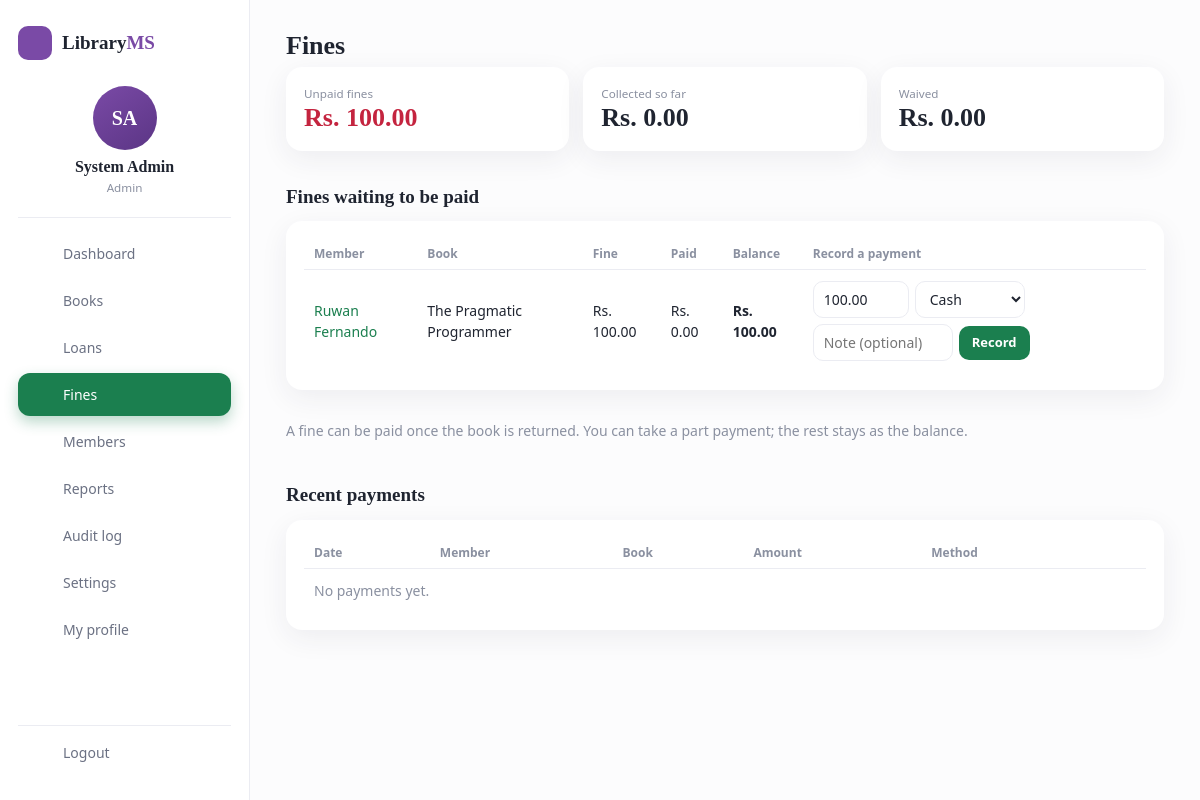
The app's page /index.php?url=fines (signed in), older data.
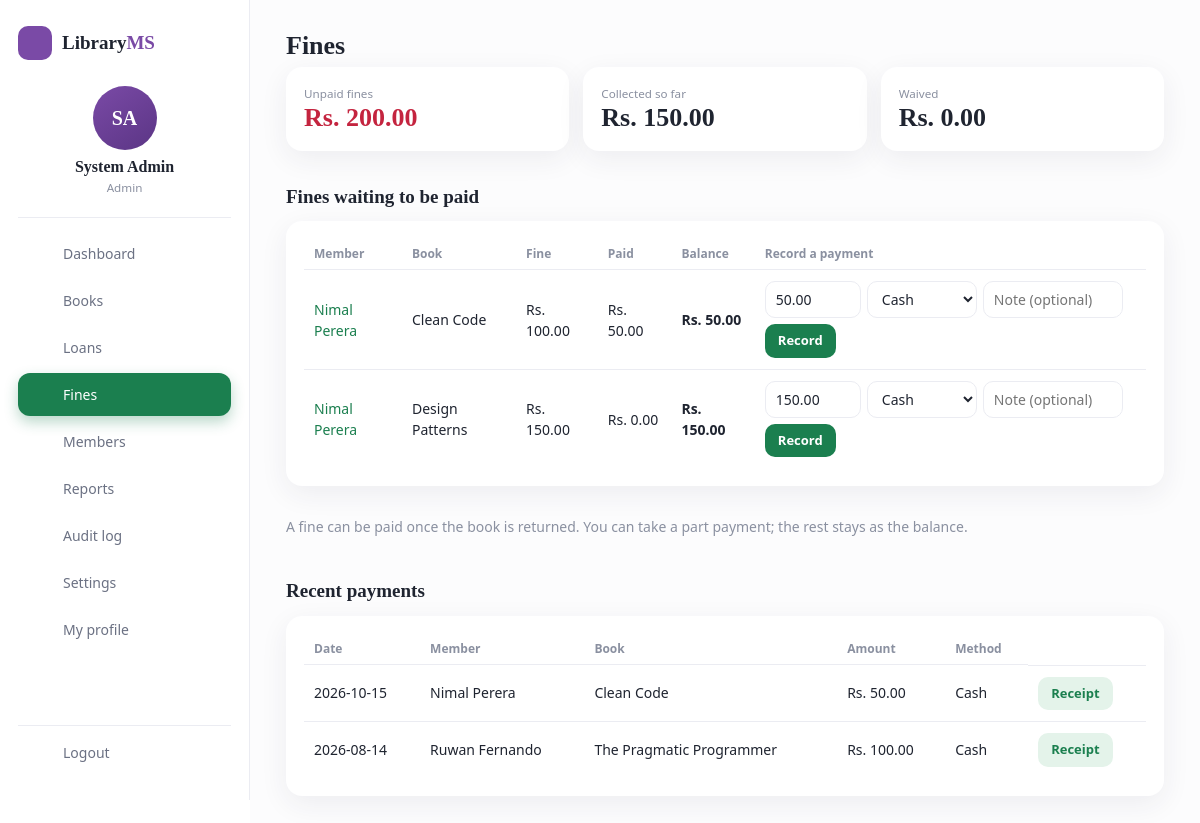
The same page, newer data.
### tables this page shows
CREATE TABLE loans (
  id INT AUTO_INCREMENT PRIMARY KEY,
  book_id INT NOT NULL,
  user_id INT NOT NULL,
  borrowed_at DATETIME NOT NULL,
  due_date DATE NOT NULL,
  returned_at DATETIME NULL,
  fine_amount DECIMAL(10,2) NOT NULL DEFAULT 0,
  renewals INT NOT NULL DEFAULT 0,
  FOREIGN KEY (book_id) REFERENCES books(id) ON DELETE RESTRICT,
  FOREIGN KEY (user_id) REFERENCES users(id) ON DELETE RESTRICT
);

CREATE TABLE users (
  id INT AUTO_INCREMENT PRIMARY KEY,
  name VARCHAR(100) NOT NULL,
  email VARCHAR(150) NOT NULL UNIQUE,
  password VARCHAR(255) NOT NULL,
  phone VARCHAR(30) NULL,
  role ENUM('admin','librarian','member') NOT NULL DEFAULT 'member',
  status ENUM('active','suspended') NOT NULL DEFAULT 'active',
  created_at TIMESTAMP DEFAULT CURRENT_TIMESTAMP
);

CREATE TABLE books (
  id INT AUTO_INCREMENT PRIMARY KEY,
  isbn VARCHAR(20) NOT NULL UNIQUE,
  title VARCHAR(200) NOT NULL,
  author VARCHAR(150) NOT NULL,
  category VARCHAR(80) NOT NULL,
  copies_total INT NOT NULL DEFAULT 1,
  copies_available INT NOT NULL DEFAULT 1,
  created_at TIMESTAMP DEFAULT CURRENT_TIMESTAMP
);

CREATE TABLE payments (
  id INT AUTO_INCREMENT PRIMARY KEY,
  loan_id INT NOT NULL,
  user_id INT NOT NULL,
  amount DECIMAL(10,2) NOT NULL,
  method ENUM('cash','card','online','waived') NOT NULL DEFAULT 'cash',
  note VARCHAR(200) NULL,
  received_by INT NULL,
  paid_at DATETIME NOT NULL DEFAULT CURRENT_TIMESTAMP,
  FOREIGN KEY (loan_id) REFERENCES loans(id) ON DELETE RESTRICT,
  FOREIGN KEY (user_id) REFERENCES users(id) ON DELETE RESTRICT,
  FOREIGN KEY (received_by) REFERENCES users(id) ON DELETE SET NULL
);

### core/Controller.php (called while the page is built, shortened)
<?php
class Controller
{
    protected function view($view, $data = [])
    {
        extract($data);
        require ROOT . '/app/views/layout/header.php';
        require ROOT . '/app/views/' . $view . '.php';
        require ROOT . '/app/views/layout/footer.php';
    }
}

### app/controllers/FineController.php (called while the page is built, shortened)
<?php
class FineController extends Controller
{
    public function index()
    {
        $pay = new Payment();
        $this->view('fines/index', [
            'unpaid' => $pay->unpaidLoans(), 'recent' => $pay->recent(15), 'totals' => $pay->totals(),
            'isAdmin' => user()['role'] === 'admin',
        ]);
    }
}

### index.php (called while the page is built, shortened)
<?php
require ROOT . '/core/helpers.php';
spl_autoload_register(function ($class) {
    foreach (['core', 'app/models', 'app/controllers'] as $dir) {
        $file = ROOT . "/$dir/$class.php";
        if (is_file($file)) { require $file; return; }
    }
});
$parts  = explode('/', trim($_GET['url'] ?? '', '/'));
$key    = $parts[0] !== '' ? $parts[0] : (isset($_SESSION['user']) ? 'dashboard' : 'books');
$action = $parts[1] ?? ($key === 'auth' ? 'login' : 'index');
$params = array_slice($parts, 2);
$controller = new $class();
call_user_func_array([$controller, $action], $params);

### core/helpers.php (called while the page is built, shortened)
<?php
function url($path = '')   { return BASE_URL . '/index.php?url=' . ltrim($path, '/'); }
function e($value)         { return htmlspecialchars((string)$value, ENT_QUOTES, 'UTF-8'); }
function money($value)     { return 'Rs. ' . number_format((float)$value, 2); }

### core/Model.php (called while the page is built, shortened)
<?php
abstract class Model
{
    protected $db;
    public function __construct()
    {
        $this->db = Database::get();
    }
    protected function many($sql, $params = [])
    {
        $st = $this->db->prepare($sql);
        $st->execute($params);
        return $st->fetchAll();
    }
}

### core/Database.php (called while the page is built)
<?php
class Database
{
    private static $pdo = null;
    public static function get()
    {
        if (self::$pdo === null) {
            $dsn = 'mysql:host=' . DB_HOST . ';dbname=' . DB_NAME . ';charset=utf8mb4';
            self::$pdo = new PDO($dsn, DB_USER, DB_PASS, [
                PDO::ATTR_ERRMODE            => PDO::ERRMODE_EXCEPTION,
                PDO::ATTR_DEFAULT_FETCH_MODE => PDO::FETCH_ASSOC,
                PDO::ATTR_EMULATE_PREPARES   => false,
                PDO::MYSQL_ATTR_INIT_COMMAND => "SET time_zone = '" . DB_TIMEZONE . "'",
            ]);
        }
        return self::$pdo;
    }
}

### app/models/Payment.php (called while the page is built, shortened)
<?php
class Payment extends Model
{
    private function paidJoin()
    {
        return 'LEFT JOIN (SELECT loan_id, SUM(amount) AS paid FROM payments GROUP BY loan_id) p ON p.loan_id = l.id';
    }
    public function unpaidLoans()
    {
        return $this->many(
            'SELECT l.id, l.user_id, l.fine_amount, l.returned_at, l.due_date, b.title, u.name AS member,
                    COALESCE(p.paid, 0) AS paid, (l.fine_amount - COALESCE(p.paid, 0)) AS balance
             FROM loans l JOIN books b ON b.id = l.book_id JOIN users u ON u.id = l.user_id ' . $this->paidJoin() .
            ' WHERE l.returned_at IS NOT NULL AND l.fine_amount > COALESCE(p.paid, 0)
             ORDER BY l.returned_at DESC'
        );
    }
    public function recent($limit = 15)
    {
        $limit = (int)$limit;
        return $this->many(
            "SELECT p.*, b.title, m.name AS member FROM payments p JOIN loans l ON l.id = p.loan_id
             JOIN books b ON b.id = l.book_id JOIN users m ON m.id = p.user_id ORDER BY p.paid_at DESC, p.id DESC LIMIT $limit"
        );
    }
}

### app/views/fines/index.php (the view, shortened to what the changed rows need)
<h1>Fines</h1>
<div class="stats">
  <div class="card stat bad"><small>Unpaid fines</small><b><?= money($totals['outstanding']) ?></b></div>
  <div class="card stat"><small>Collected so far</small><b><?= money($totals['collected']) ?></b></div>
</div>
<h2>Fines waiting to be paid</h2>
<div class="card wrap">
  <table>
    <thead><tr><th>Member</th><th>Book</th><th>Fine</th><th>Paid</th><th>Balance</th><th>Record a payment</th></tr></thead>
    <tbody>
    <?php foreach ($unpaid as $f): ?>
      <tr>
        <td><a href="<?= url('members/show/' . $f['user_id']) ?>"><?= e($f['member']) ?></a></td>
        <td><?= e($f['title']) ?></td>
        <td><?= money($f['fine_amount']) ?></td><td><?= money($f['paid']) ?></td>
        <td><b><?= money($f['balance']) ?></b></td>
        <td>
          <form method="post" action="<?= url('fines/pay/' . $f['id']) ?>" class="payform">
            <input name="amount" value="<?= e(number_format((float)$f['balance'], 2, '.', '')) ?>" aria-label="Amount" required>
            <select name="method" aria-label="Method">
              <option value="cash">Cash</option><option value="card">Card</option><option value="online">Online</option>
            </select>
            <input name="note" placeholder="Note (optional)" aria-label="Note">
            <button class="btn sm">Record</button>
          </form>
        </td>
      </tr>
    <?php endforeach; ?>
    </tbody>
  </table>
</div>
<h2>Recent payments</h2>
<div class="card wrap">
  <table>
    <thead><tr><th>Date</th><th>Member</th><th>Book</th><th>Amount</th><th>Method</th><th></th></tr></thead>
    <tbody>
    <?php foreach ($recent as $p): ?>
      <tr><td><?= e(substr($p['paid_at'], 0, 10)) ?></td><td><?= e($p['member']) ?></td><td><?= e($p['title']) ?></td>
        <td><?= money($p['amount']) ?></td><td><?= e(ucfirst($p['method'])) ?></td>
        <td class="actions"><a class="btn light sm" href="<?= url('fines/receipt/' . $p['id']) ?>">Receipt</a></td></tr>
    <?php endforeach; ?>
    <?php if (!$recent): ?><tr><td colspan="6" class="muted">No payments yet.</td></tr><?php endif; ?>
    </tbody>
  </table>
</div>

Row changes from the older to the newer data that the page shows:
no longer on this page (row unchanged): loans: user.name "Ruwan Fernando", book.title "The Pragmatic Programmer", fine_amount "Rs. 100.00", paid "Rs. 0.00", balance "Rs. 100.00", amount "100.00"
now on this page (row edited): loans: user.name "Nimal Perera", book.title "Clean Code", fine_amount "Rs. 100.00", paid "Rs. 50.00", balance "Rs. 50.00", amount "50.00"
now on this page (row edited): loans: user.name "Nimal Perera", book.title "Design Patterns", fine_amount "Rs. 150.00", paid "Rs. 0.00", balance "Rs. 150.00", amount "150.00"
added payments: paid_at "2026-10-15", user.name "Nimal Perera", books.title "Clean Code", amount "Rs. 50.00", method "Cash"
added payments: paid_at "2026-08-14", user.name "Ruwan Fernando", books.title "The Pragmatic Programmer", amount "Rs. 100.00", method "Cash"
Text that changed along with them:
money($totals['outstanding']): "Rs. 100.00" → "Rs. 200.00"
money($totals['collected']): "Rs. 0.00" → "Rs. 150.00"
text no longer shown: "No payments yet."
